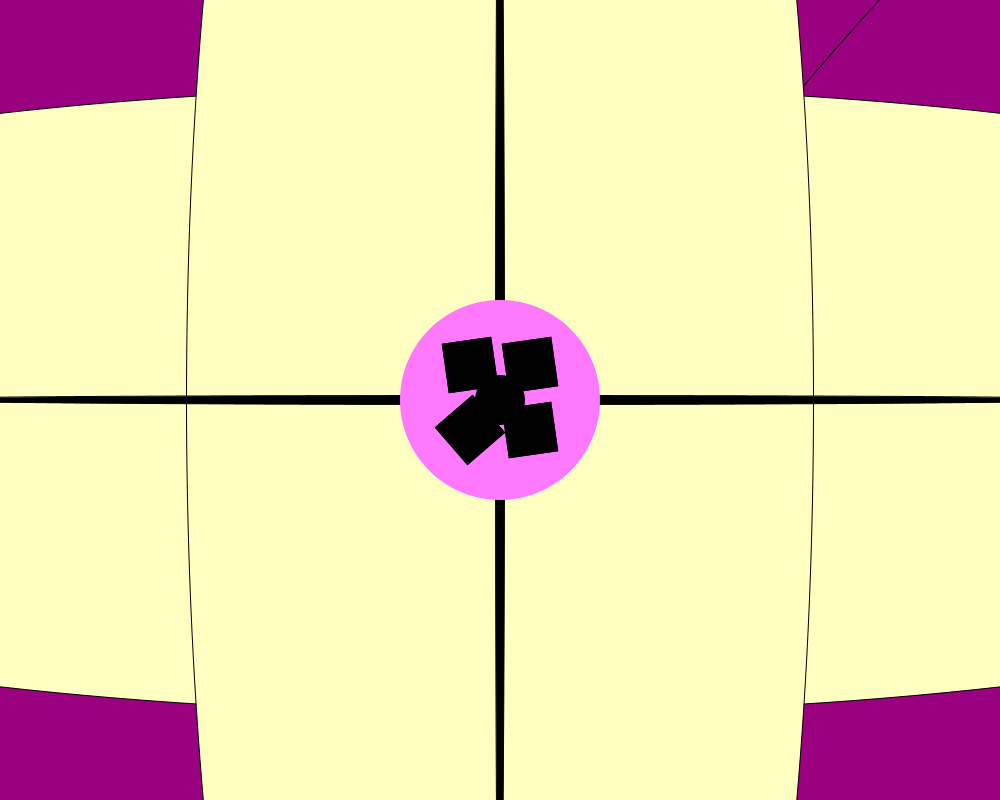
Frame 1 (no input)
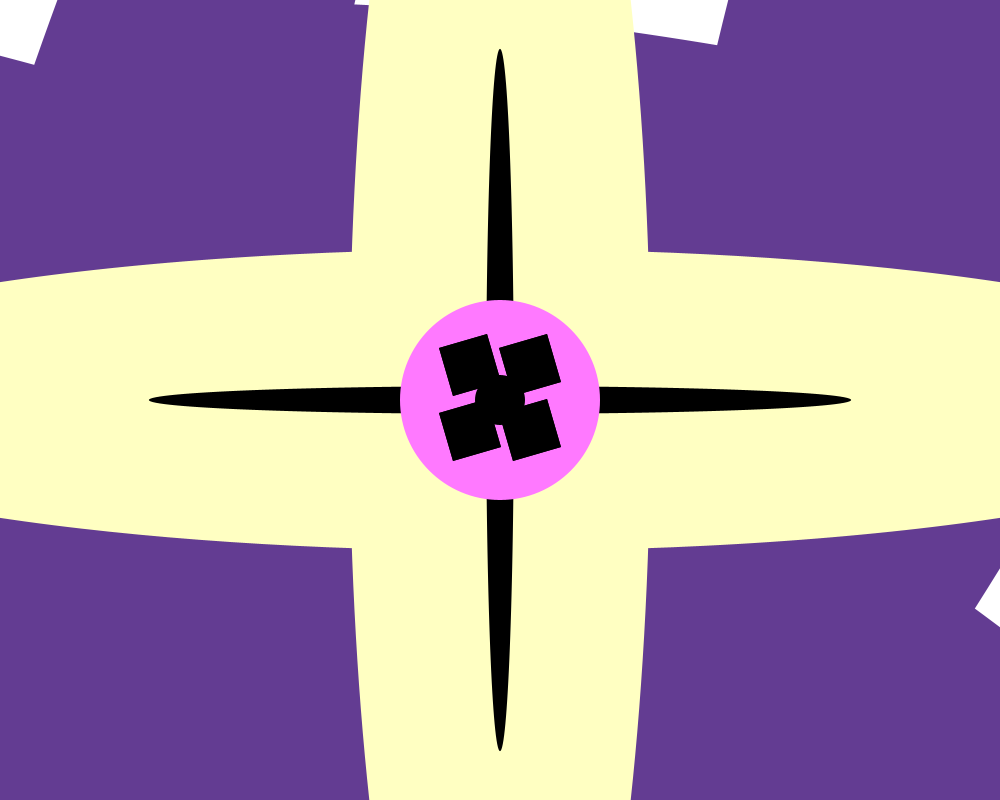
Frame 60 (the mouse pressed at the canvas centre just before this capture)
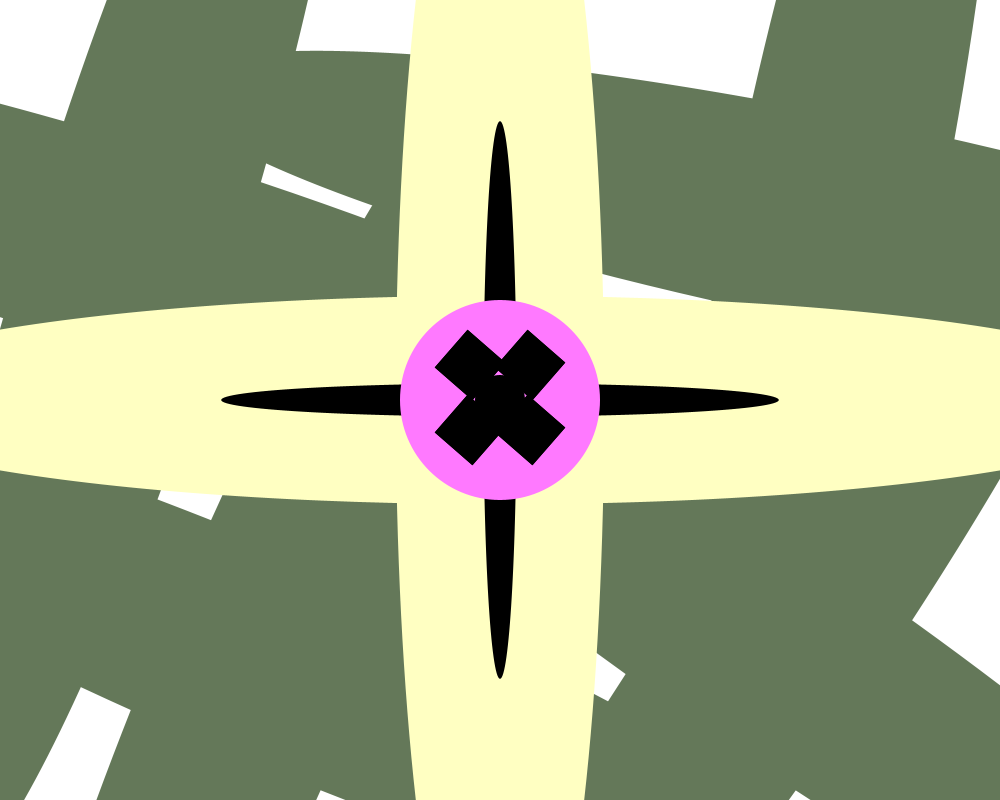
Frame 120 (the mouse held since frame 60 and released just before this capture)

The Processing sketch that drew these frames (run headless with seeded random() and noise(); from frame 60 on, the mouse is pressed at the canvas centre):

// Processing sketch: processing_185520
// ── processing_185520.pde

float angle;
float time = millis();
float r, g, b, r2, g2, b2, r3, g3, b3;

void setup() {
  size(1000, 800);
  smooth();
  rectMode(CENTER);
  
}

void draw() {
  background(255);
  
  
   r = noise(frameCount * 0.01) * 255;
 
  g = frameCount % 255;
 
  b = 255 - noise(1 + frameCount * 0.025) * 255;
  
  b2 = 255 - noise(minute()*20) * 255;
  
 g3 = 255 - noise(hour()*30) * 255;

    color m = color(255, 255, b2);
  color h = color(255, g3, 255);
   color s = color(r, g, b);
   

   pushMatrix();
  angle = (millis()%1000)/60;
 int diameter = millis()%1000;

  
   pushMatrix();
  rotate(.3);
   fill(s);
   translate(200, 200);
   ellipse(0, 0, map(diameter, 800, 1000, 0, 800), map(diameter, 600, 1000, 0, 600));
  ellipse(0, 0, map(diameter, 600, 1000, 0, 600), map(diameter, 800, 1000, 0, 800));
  popMatrix();
  
   pushMatrix();
  rotate(.4);
   fill(s);
 translate(500, 500);
   ellipse(0, 0, map(diameter, 600, 1000, 0, 600), map(diameter, 800, 1000, 0, 800));
  ellipse(0, 0, map(diameter, 800, 1000, 0, 800), map(diameter, 600, 1000, 0, 600));
  popMatrix();
  
   pushMatrix();
  rotate(.2);
   fill(s);
 translate(860, 50);
   ellipse(0, 0, map(diameter, 600, 1000, 0, 600), map(diameter, 800, 1000, 0, 800));
  ellipse(0, 0, map(diameter, 800, 1000, 0, 800), map(diameter, 600, 1000, 0, 600));
  popMatrix();
  
    pushMatrix();
  rotate(.6);
   fill(s);
 translate(1000, 100);
   ellipse(0, 0, map(diameter, 600, 1000, 0, 600), map(diameter, 800, 1000, 0, 800));
  ellipse(0, 0, map(diameter, 800, 1000, 0, 800), map(diameter, 600, 1000, 0, 600));
  popMatrix();
  

  fill(m);
   ellipse(width/2, height/2, map(diameter, 800, 1000, 0, 800), map(diameter, 600, 1000, 0, 600));
  ellipse(width/2, height/2, map(diameter, 600, 1000, 0, 600), map(diameter, 800, 1000, 0, 800));
  
 
  fill(0);
  ellipse(width/2, height/2, map(diameter, 80, 1000, 0, 80), map(diameter, 700, 1000, 0, 700));
  ellipse(width/2, height/2, map(diameter, 700, 1000, 0, 700), map(diameter, 80, 1000, 0, 80));
  
   fill(h);
   noStroke();
   translate(width/2, height/2);
  ellipse(0, 0, 200, 200);   
  popMatrix();
  
  pushMatrix();
  translate(470, 365);
  rotate(angle);
  fill(0);
 noStroke();
  rect(0, 0, 50, 50); 
  rect(0, 0, 50, 50); 
  popMatrix();

 pushMatrix();
  translate(530, 365);
  rotate(angle);
  fill(0);
 noStroke();
  rect(0, 0, 50, 50); 
  rect(0, 0, 50, 50); 
  popMatrix();
  
   pushMatrix();
  translate(530, 430);
  rotate(angle);
  fill(0);
 noStroke();
  rect(0, 0, 50, 50); 
  rect(0, 0, 50, 50); 
  popMatrix();
  
 pushMatrix();
  angle = (millis()%1000)/60;
  translate(470, 430);
  rotate(angle);
  fill(0);
 noStroke();
  rect(0, 0, 50, 50); 
  rect(0, 0, 50, 50); 
  popMatrix();
  
  pushMatrix();
   translate(width/2, height/2);
  fill(0);
 noStroke();
  ellipse(0, 0, 50, 50);   
  popMatrix();
  

  
}
